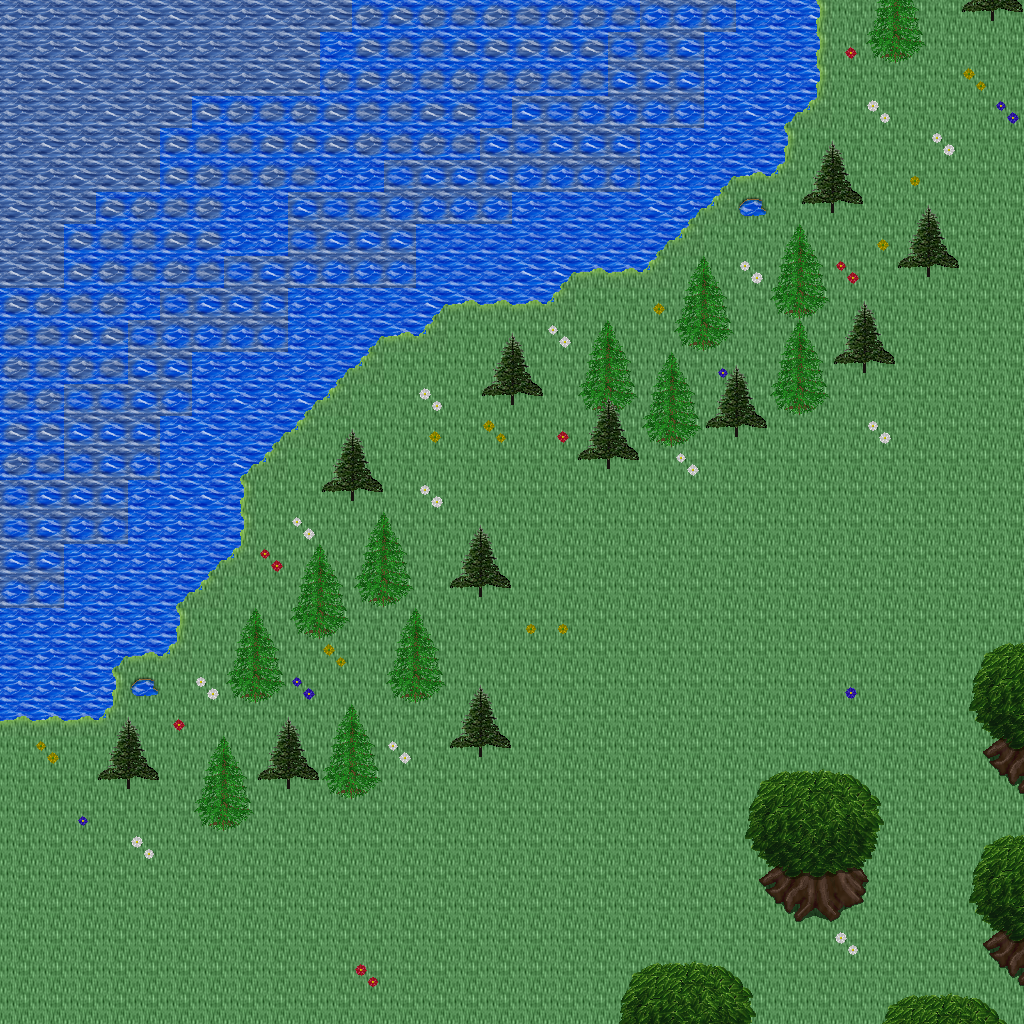

Below is a game level as drawn by its tile map, then a one-line description and the .tmx that defines it (tile-layer data replaced by summaries):
An orthogonal 32x32 tile map with 32x32 px tiles, 5 tile layers (Ground, Objects, Objects2, Above, ...), 1 hidden layer not drawn, 60 tilesets.

<map version="1.10" tiledversion="1.11.0" orientation="orthogonal" renderorder="right-down" width="32" height="32" tilewidth="32" tileheight="32" infinite="0" nextlayerid="11" nextobjectid="1">
 <tileset firstgid="1" name="logic_collision" tilewidth="32" tileheight="32" tilecount="1" columns="1">
  <image source="../drawable/logic_collision.png" width="32" height="32" />
 </tileset>
 <tileset firstgid="2" name="building_decoration_orbpedestal" tilewidth="32" tileheight="32" tilecount="2" columns="1">
  <image source="../drawable/building_decoration_orbpedestal.png" width="32" height="64" />
 </tileset>
 <tileset firstgid="4" name="building_decoration_chimney" tilewidth="32" tileheight="32" tilecount="2" columns="1">
  <image source="../drawable/building_decoration_chimney.png" width="32" height="64" />
 </tileset>
 <tileset firstgid="6" name="item_statue_fairypool" tilewidth="32" tileheight="32" tilecount="16" columns="2">
  <image source="../drawable/item_statue_fairypool.png" width="64" height="256" />
 </tileset>
 <tileset firstgid="22" name="building_decoration_stone_details" tilewidth="32" tileheight="32" tilecount="4" columns="2">
  <image source="../drawable/building_decoration_stone_details.png" width="64" height="64" />
 </tileset>
 <tileset firstgid="26" name="building_door_closed" tilewidth="32" tileheight="32" tilecount="1" columns="1">
  <image source="../drawable/building_door_closed.png" width="32" height="32" />
 </tileset>
 <tileset firstgid="27" name="building_door_door" tilewidth="32" tileheight="32" tilecount="6" columns="3">
  <image source="../drawable/building_door_door.png" width="96" height="64" />
 </tileset>
 <tileset firstgid="33" name="building_fence_fence_chunky" tilewidth="32" tileheight="32" tilecount="21" columns="3">
  <image source="../drawable/building_fence_fence_chunky.png" width="96" height="224" />
 </tileset>
 <tileset firstgid="54" name="building_roof_blue" tilewidth="32" tileheight="32" tilecount="20" columns="5">
  <image source="../drawable/building_roof_blue.png" width="160" height="128" />
 </tileset>
 <tileset firstgid="74" name="building_roof_green" tilewidth="32" tileheight="32" tilecount="20" columns="5">
  <image source="../drawable/building_roof_green.png" width="160" height="128" />
 </tileset>
 <tileset firstgid="94" name="building_roof_red" tilewidth="32" tileheight="32" tilecount="20" columns="5">
  <image source="../drawable/building_roof_red.png" width="160" height="128" />
 </tileset>
 <tileset firstgid="114" name="building_roof_red2" tilewidth="32" tileheight="32" tilecount="20" columns="5">
  <image source="../drawable/building_roof_red2.png" width="160" height="128" />
 </tileset>
 <tileset firstgid="134" name="building_roof_roof_borders" tilewidth="32" tileheight="32" tilecount="9" columns="3">
  <image source="../drawable/building_roof_roof_borders.png" width="96" height="96" />
 </tileset>
 <tileset firstgid="143" name="building_roof_yellow" tilewidth="32" tileheight="32" tilecount="20" columns="5">
  <image source="../drawable/building_roof_yellow.png" width="160" height="128" />
 </tileset>
 <tileset firstgid="163" name="building_window_window_long" tilewidth="32" tileheight="32" tilecount="3" columns="3">
  <image source="../drawable/building_window_window_long.png" width="96" height="32" />
 </tileset>
 <tileset firstgid="166" name="ground_cobbled_paving" tilewidth="32" tileheight="32" tilecount="1" columns="1">
  <image source="../drawable/ground_cobbled_paving.png" width="32" height="32" />
 </tileset>
 <tileset firstgid="167" name="ground_gravel" tilewidth="32" tileheight="32" tilecount="1" columns="1">
  <image source="../drawable/ground_gravel.png" width="32" height="32" />
 </tileset>
 <tileset firstgid="168" name="ground_stone_floors" tilewidth="32" tileheight="32" tilecount="6" columns="3">
  <image source="../drawable/ground_stone_floors.png" width="96" height="64" />
 </tileset>
 <tileset firstgid="174" name="ground_ground" tilewidth="32" tileheight="32" tilecount="33" columns="3">
  <image source="../drawable/ground_ground.png" width="96" height="352" />
 </tileset>
 <tileset firstgid="207" name="plant_bush_various_small" tilewidth="32" tileheight="32" tilecount="9" columns="3">
  <image source="../drawable/plant_bush_various_small.png" width="96" height="96" />
 </tileset>
 <tileset firstgid="216" name="plant_flower_daisy_blue" tilewidth="32" tileheight="32" tilecount="8" columns="2">
  <image source="../drawable/plant_flower_daisy_blue.png" width="64" height="128" />
 </tileset>
 <tileset firstgid="224" name="plant_flower_daisy_red" tilewidth="32" tileheight="32" tilecount="8" columns="2">
  <image source="../drawable/plant_flower_daisy_red.png" width="64" height="128" />
 </tileset>
 <tileset firstgid="232" name="plant_flower_daisy_white" tilewidth="32" tileheight="32" tilecount="8" columns="2">
  <image source="../drawable/plant_flower_daisy_white.png" width="64" height="128" />
 </tileset>
 <tileset firstgid="240" name="plant_flower_daisy_yellow" tilewidth="32" tileheight="32" tilecount="8" columns="2">
  <image source="../drawable/plant_flower_daisy_yellow.png" width="64" height="128" />
 </tileset>
 <tileset firstgid="248" name="plant_tree_spruce" tilewidth="32" tileheight="32" tilecount="6" columns="2">
  <image source="../drawable/plant_tree_spruce.png" width="64" height="96" />
 </tileset>
 <tileset firstgid="254" name="item_pot_pot_purple" tilewidth="32" tileheight="32" tilecount="1" columns="1">
  <image source="../drawable/item_pot_pot_purple.png" width="32" height="32" />
 </tileset>
 <tileset firstgid="255" name="item_pot_pot_tall" tilewidth="32" tileheight="32" tilecount="2" columns="1">
  <image source="../drawable/item_pot_pot_tall.png" width="32" height="64" />
 </tileset>
 <tileset firstgid="257" name="item_pot_small_barrel" tilewidth="32" tileheight="32" tilecount="2" columns="1">
  <image source="../drawable/item_pot_small_barrel.png" width="32" height="64" />
 </tileset>
 <tileset firstgid="259" name="item_postbox" tilewidth="32" tileheight="32" tilecount="4" columns="2">
  <image source="../drawable/item_postbox.png" width="64" height="64" />
 </tileset>
 <tileset firstgid="263" name="furniture_chair_wooden_pale" tilewidth="32" tileheight="32" tilecount="4" columns="2">
  <image source="../drawable/furniture_chair_wooden_pale.png" width="64" height="64" />
 </tileset>
 <tileset firstgid="267" name="furniture_table_wooden" tilewidth="32" tileheight="32" tilecount="1" columns="1">
  <image source="../drawable/furniture_table_wooden.png" width="32" height="32" />
 </tileset>
 <tileset firstgid="268" name="furniture_table_brick_base" tilewidth="32" tileheight="32" tilecount="3" columns="3">
  <image source="../drawable/furniture_table_brick_base.png" width="96" height="32" />
 </tileset>
 <tileset firstgid="271" name="furniture_light_iron_lamp" tilewidth="32" tileheight="32" tilecount="3" columns="1">
  <image source="../drawable/furniture_light_iron_lamp.png" width="32" height="96" />
 </tileset>
 <tileset firstgid="274" name="furniture_light_flames" tilewidth="32" tileheight="32" tilecount="6" columns="6">
  <image source="../drawable/furniture_light_flames.png" width="192" height="32" />
 </tileset>
 <tileset firstgid="280" name="furniture_sink_dark_side_on" tilewidth="32" tileheight="32" tilecount="6" columns="3">
  <image source="../drawable/furniture_sink_dark_side_on.png" width="96" height="64" />
 </tileset>
 <tileset firstgid="286" name="ground_grass_corners" tilewidth="32" tileheight="32" tilecount="24" columns="6">
  <image source="../drawable/ground_grass_corners.png" width="192" height="128" />
 </tileset>
 <tileset firstgid="310" name="ground_grass_edges" tilewidth="32" tileheight="32" tilecount="36" columns="12">
  <image source="../drawable/ground_grass_edges.png" width="384" height="96" />
 </tileset>
 <tileset firstgid="346" name="plant_tree_tree_fluffy" tilewidth="32" tileheight="32" tilecount="12" columns="4">
  <image source="../drawable/plant_tree_tree_fluffy.png" width="128" height="96" />
 </tileset>
 <tileset firstgid="358" name="ground_water_dungeon_water" tilewidth="32" tileheight="32" tilecount="30" columns="3">
  <image source="../drawable/ground_water_dungeon_water.png" width="96" height="320" />
 </tileset>
 <tileset firstgid="388" name="furniture_table_wooden_rectangular" tilewidth="32" tileheight="32" tilecount="9" columns="3">
  <image source="../drawable/furniture_table_wooden_rectangular.png" width="96" height="96" />
 </tileset>
 <tileset firstgid="397" name="item_statue_metal_and_stone" tilewidth="32" tileheight="32" tilecount="6" columns="3">
  <image source="../drawable/item_statue_metal_and_stone.png" width="96" height="64" />
 </tileset>
 <tileset firstgid="403" name="ground_fire_fire" tilewidth="32" tileheight="32" tilecount="27" columns="3">
  <image source="../drawable/ground_fire_fire.png" width="96" height="288" />
 </tileset>
 <tileset firstgid="430" name="furniture_table_bench" tilewidth="32" tileheight="32" tilecount="3" columns="3">
  <image source="../drawable/furniture_table_bench.png" width="96" height="32" />
 </tileset>
 <tileset firstgid="433" name="plant_bush_hosta" tilewidth="32" tileheight="32" tilecount="9" columns="3">
  <image source="../drawable/plant_bush_hosta.png" width="96" height="96" />
 </tileset>
 <tileset firstgid="442" name="plant_tree_tree_green" tilewidth="32" tileheight="32" tilecount="88" columns="8">
  <image source="../drawable/plant_tree_tree_green.png" width="256" height="352" />
 </tileset>
 <tileset firstgid="530" name="item_sign_large" tilewidth="32" tileheight="32" tilecount="15" columns="5">
  <image source="../drawable/item_sign_large.png" width="160" height="96" />
 </tileset>
 <tileset firstgid="545" name="building_wall_wall_brown" tilewidth="32" tileheight="32" tilecount="12" columns="3">
  <image source="../drawable/building_wall_wall_brown.png" width="96" height="128" />
 </tileset>
 <tileset firstgid="557" name="ground_green_paving_4" tilewidth="32" tileheight="32" tilecount="3" columns="3">
  <image source="../drawable/ground_green_paving_4.png" width="96" height="32" />
 </tileset>
 <tileset firstgid="560" name="item_swing" tilewidth="32" tileheight="32" tilecount="4" columns="2">
  <image source="../drawable/item_swing.png" width="64" height="64" />
 </tileset>
 <tileset firstgid="564" name="item_fishrods" tilewidth="32" tileheight="32" tilecount="12" columns="4">
  <image source="../drawable/item_fishrods.png" width="128" height="96" />
 </tileset>
 <tileset firstgid="576" name="logic_creature_human_kalavan" tilewidth="32" tileheight="32" tilecount="5" columns="5">
  <image source="../drawable/logic_creature_human_kalavan.png" width="160" height="32" />
 </tileset>
 <tileset firstgid="581" name="logic_creature_animal" tilewidth="32" tileheight="32" tilecount="32" columns="8">
  <image source="../drawable/logic_creature_animal.png" width="256" height="128" />
 </tileset>
 <tileset firstgid="613" name="building_decoration_numbers" tilewidth="32" tileheight="32" tilecount="20" columns="2">
  <image source="../drawable/building_decoration_numbers.png" width="64" height="320" />
 </tileset>
 <tileset firstgid="633" name="ground_green_paving" tilewidth="32" tileheight="32" tilecount="18" columns="3">
  <image source="../drawable/ground_green_paving.png" width="96" height="192" />
 </tileset>
 <tileset firstgid="651" name="item_huge_orb" tilewidth="32" tileheight="32" tilecount="16" columns="2">
  <image source="../drawable/item_huge_orb.png" width="64" height="256" />
 </tileset>
 <tileset firstgid="667" name="light_light_5x5" tilewidth="32" tileheight="32" tilecount="25" columns="5">
  <image source="../drawable/light_light_5x5.png" width="160" height="160" />
 </tileset>
 <tileset firstgid="692" name="light_dim_light_5x5" tilewidth="32" tileheight="32" tilecount="25" columns="5">
  <image source="../drawable/light_dim_light_5x5.png" width="160" height="160" />
 </tileset>
 <tileset firstgid="717" name="item_firewood" tilewidth="32" tileheight="32" tilecount="12" columns="3">
  <image source="../drawable/item_firewood.png" width="96" height="128" />
 </tileset>
 <tileset firstgid="729" name="logic_creature_fowl" tilewidth="32" tileheight="32" tilecount="6" columns="6">
  <image source="../drawable/logic_creature_fowl.png" width="192" height="32" />
 </tileset>
 <tileset firstgid="735" name="logic_creature_human_imperial" tilewidth="32" tileheight="32" tilecount="16" columns="8">
  <image source="../drawable/logic_creature_human_imperial.png" width="256" height="64" />
 </tileset>
 <layer id="1" name="Ground" width="32" height="32">
  <data>[1024 cells, 1024 non-empty, 13 distinct tile ids]</data>
 </layer>
 <layer id="2" name="Objects" width="32" height="32">
  <data>[1024 cells, 141 non-empty, 27 distinct tile ids]</data>
 </layer>
 <layer id="3" name="Objects2" width="32" height="32">
  <data>[1024 cells, 0 non-empty, 0 distinct tile ids]</data>
 </layer>
 <layer id="4" name="Above" width="32" height="32">
  <data>[1024 cells, 137 non-empty, 26 distinct tile ids]</data>
 </layer>
 <layer id="5" name="Above2" width="32" height="32">
  <data>[1024 cells, 0 non-empty, 0 distinct tile ids]</data>
 </layer>
 <layer id="6" name="Walkable" width="32" height="32" visible="0">
  <data>[1024 cells, 354 non-empty, 1 distinct tile ids]</data>
 </layer>
 <objectgroup id="7" name="Mapevents" />
 <objectgroup id="8" name="Spawn" />
 <objectgroup id="9" name="Keys" />
 <objectgroup id="10" name="Replace" />
</map>
